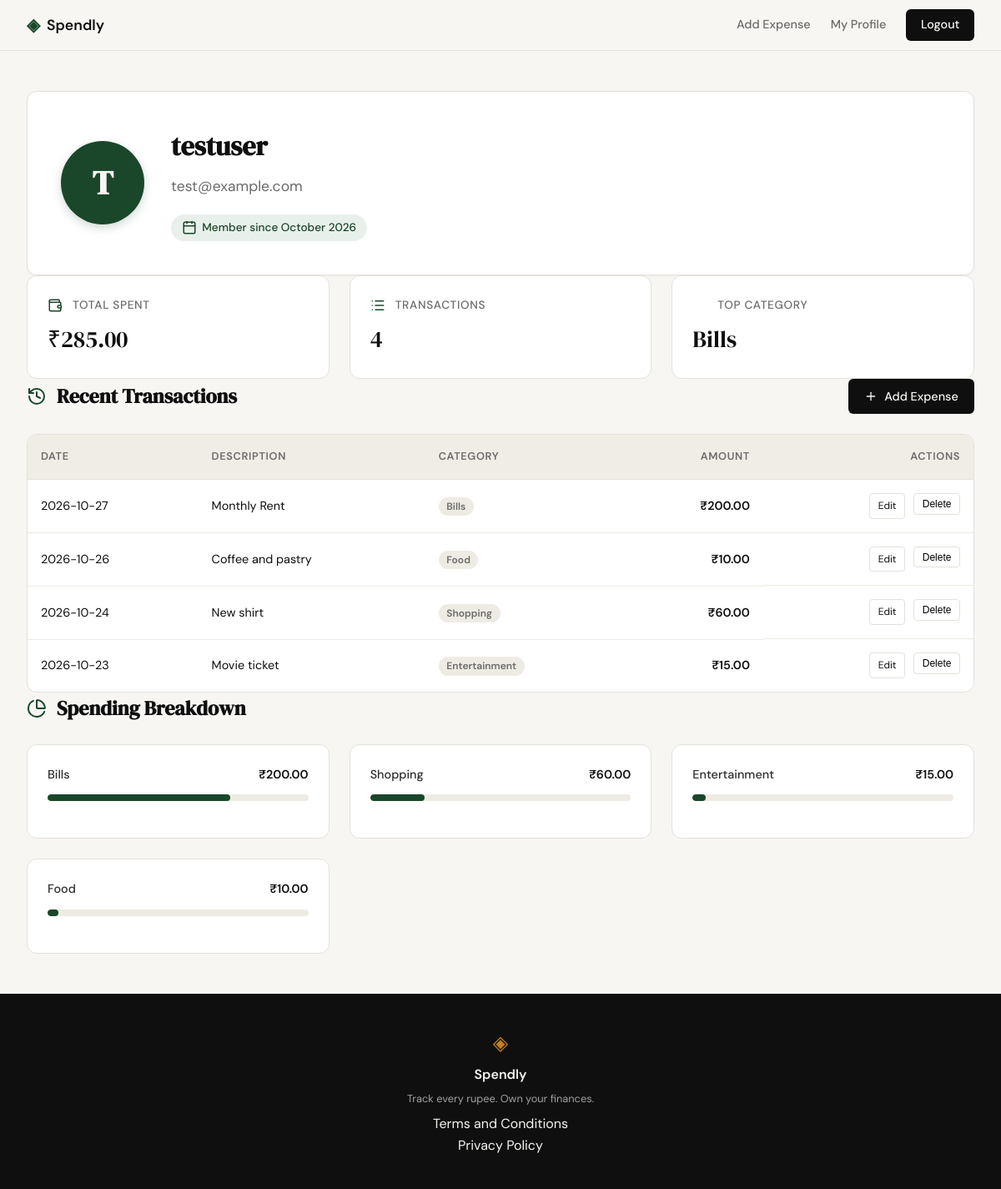
Screenshot of /profile (signed in) with the database file from the repository.
### tables this page shows
CREATE TABLE users (
                id INTEGER PRIMARY KEY AUTOINCREMENT,
                username TEXT UNIQUE NOT NULL,
                password TEXT NOT NULL,
                email TEXT UNIQUE NOT NULL,
                created_at TEXT DEFAULT (datetime('now'))
            );

CREATE TABLE expenses (
                id INTEGER PRIMARY KEY AUTOINCREMENT,
                user_id INTEGER NOT NULL,
                amount REAL NOT NULL,
                category TEXT NOT NULL,
                description TEXT,
                date TEXT NOT NULL,
                created_at TEXT DEFAULT (datetime('now')),
                FOREIGN KEY (user_id) REFERENCES users (id) ON DELETE CASCADE
            );

### app.py (the view)
@app.route("/profile")
@login_required
def profile():
    user_id = session.get('user_id')
    date_from = request.args.get('date_from')
    date_to = request.args.get('date_to')
    preset = request.args.get('preset')
    today = datetime.now()
    if preset == 'this_month':
        date_to = today.strftime('%Y-%m-%d')
        date_from = today.replace(day=1).strftime('%Y-%m-%d')
    elif preset == 'last_3':
        date_to = today.strftime('%Y-%m-%d')
        date_from = (today - timedelta(days=90)).strftime('%Y-%m-%d')
    elif preset == 'last_6':
        date_to = today.strftime('%Y-%m-%d')
        date_from = (today - timedelta(days=180)).strftime('%Y-%m-%d')
    elif preset == 'all':
        date_from = date_to = None
    valid_from = None
    valid_to = None
    try:
        if date_from:
            datetime.strptime(date_from, '%Y-%m-%d')
            valid_from = date_from
        if date_to:
            datetime.strptime(date_to, '%Y-%m-%d')
            valid_to = date_to
    except ValueError:
        valid_from = valid_to = None
    if valid_from and valid_to and valid_from > valid_to:
        flash("Start date must be before end date.", "error")
        valid_from = valid_to = None
    user = get_user_by_id(user_id)
    stats = get_summary_stats(user_id, valid_from, valid_to)
    transactions = get_recent_transactions(user_id, date_from=valid_from, date_to=valid_to)
    categories = get_category_breakdown(user_id, valid_from, valid_to)
    return render_template(
        "profile.html",
        user=user,
        stats=stats,
        transactions=transactions,
        categories=categories,
        date_from=valid_from,
        date_to=valid_to,
        active_preset=preset
    )

### app.py (called while the page is built)
def login_required(f):
    @wraps(f)
    def decorated_function(*args, **kwargs):
        if 'user_id' not in session:
            flash("Please log in to access this page.", "error")
            return redirect(url_for('login'))
        return f(*args, **kwargs)
    return decorated_function

### database/db.py (called while the page is built)
def get_db():
    conn = sqlite3.connect(DATABASE, factory=_ClosingConnection)
    conn.row_factory = sqlite3.Row
    conn.execute("PRAGMA foreign_keys = ON;")
    return conn

    def __exit__(self, exc_type, exc_value, traceback):
        try:
            return super().__exit__(exc_type, exc_value, traceback)
        finally:
            self.close()

### database/queries.py (called while the page is built)
def get_user_by_id(user_id):
    with get_db() as conn:
        user = conn.execute(
            "SELECT username, email, created_at FROM users WHERE id = ?",
            (user_id,)
        ).fetchone()
        if not user:
            return None
        try:
            dt = datetime.strptime(user['created_at'], '%Y-%m-%d %H:%M:%S')
            member_since = dt.strftime('%B %Y')
        except (ValueError, TypeError):
            member_since = "Unknown"
        return {
            "name": user['username'],
            "email": user['email'],
            "member_since": member_since
        }

def get_recent_transactions(user_id, limit=10, date_from=None, date_to=None):
    with get_db() as conn:
        query = "SELECT id, date, description, category, amount FROM expenses WHERE user_id = ?"
        params = [user_id]
        if date_from and date_to:
            query += " AND date BETWEEN ? AND ?"
            params.extend([date_from, date_to])
        query += " ORDER BY date DESC, created_at DESC LIMIT ?"
        params.append(limit)
        rows = conn.execute(query, params).fetchall()
        return [
            {
                "id": row['id'],
                "date": row['date'],
                "description": row['description'],
                "category": row['category'],
                "amount": f"{row['amount']:,.2f}"
            }
            for row in rows
        ]

### templates/profile.html (shortened to what this page needs)
{% extends "base.html" %}
{% block head %}
<link rel="stylesheet" href="{{ url_for('static', filename='css/profile.css') }}">
{% endblock %}
{% block content %}
<section class="profile-section">
    <div class="profile-container">
        <div class="profile-header">
            <div class="profile-avatar">
                {{ user.name[0] | upper }}
            </div>
            <div class="profile-info">
                <h1 class="profile-name">{{ user.name }}</h1>
                <p class="profile-email">{{ user.email }}</p>
                <span class="profile-badge">
                    <i data-lucide="calendar" class="stat-icon"></i>
                    Member since {{ user.member_since }}
                </span>
            </div>
        </div>
        <div class="stats-grid">
            <div class="stat-card">
                <div class="stat-header">
                    <i data-lucide="wallet" class="stat-icon"></i>
                    Total Spent
                </div>
                <span class="stat-value">₹{{ stats.total_spent }}</span>
            </div>
            <div class="stat-card">
                <div class="stat-header">
                    <i data-lucide="list" class="stat-icon"></i>
                    Transactions
                </div>
                <span class="stat-value">{{ stats.transaction_count }}</span>
            </div>
            <div class="stat-card">
                <div class="stat-header">
                    <i data-lucide, "tag" class="stat-icon"></i>
                    Top Category
                </div>
                <span class="stat-value">{{ stats.top_category }}</span>
            </div>
        </div>
        <div class="data-section">
            <div class="section-header">
                <h2 class="section-title">
                    <i data-lucide="history" class="section-icon"></i>
                    Recent Transactions
                </h2>
                <a href="{{ url_for('add_expense') }}" class="btn-add">
                    <i data-lucide="plus" style="width: 16px; height: 16px;"></i>
                    Add Expense
                </a>
            </div>
            <div class="tx-table-container">
                <table class="tx-table">
                    <thead>
                        <tr>
                            <th>Date</th>
                            <th>Description</th>
                            <th>Category</th>
                            <th style="text-align: right;">Amount</th>
                            <th style="text-align: right;">Actions</th>
                        </tr>
                    </thead>
                    <tbody>
                        {% for tx in transactions %}
                        <tr>
                            <td>{{ tx.date }}</td>
                            <td>{{ tx.description }}</td>
                            <td><span class="tx-cat-badge">{{ tx.category }}</span></td>
                            <td class="tx-amount">₹{{ tx.amount }}</td>
                            <td class="action-cell">
                                <a href="{{ url_for('edit_expense', id=tx.id) }}" class="btn-action btn-action-edit">Edit</a>
                                <form method="POST" action="{{ url_for('delete_expense', id=tx.id) }}"
                                      style="display:inline" onsubmit="return confirm('Delete this expense?')">
                                    <button type="submit" class="btn-action btn-action-delete">Delete</button>
                                </form>
                            </td>
                        </tr>
                        {% endfor %}
                    </tbody>
                </table>
            </div>
        </div>
        <div class="data-section">
            <div class="section-header">
                <h2 class="section-title">
                    <i data-lucide="pie-chart" class="section-icon"></i>
                    Spending Breakdown
                </h2>
            </div>
            <div class="breakdown-grid">
                {% for cat in categories %}
                <div class="breakdown-card">
                    <div class="breakdown-row">
                        <div class="breakdown-info">
                            <span class="breakdown-label">{{ cat.name }}</span>
                            <span class="breakdown-value">₹{{ cat.amount }}</span>
                        </div>
                        <div class="progress-track">
                            <div class="progress-fill" style="width: {{ cat.percentage }}%;"></div>
                        </div>
                    </div>
                </div>
                {% endfor %}
            </div>
        </div>
    </div>
</section>
{% endblock %}

### static/css/style.css (style rules this page uses)
:root { --ink: #0f0f0f; --ink-soft: #2d2d2d; --ink-muted: #6b6b6b; --ink-faint: #a0a0a0; --paper: #f7f6f3; --paper-warm: #f0ede6; --paper-card: #ffffff; --accent: #1a472a; --accent-light: #e8f0eb; --accent-2: #c17f24; --accent-2-light: #fdf3e3; --danger: #c0392b; --danger-light: #fdecea; --border: #e4e1da; --border-soft: #eeebe4; --font-display: 'DM Serif Display', Georgia, serif; --font-body: 'DM Sans', system-ui, sans-serif; --max-width: 1200px; --auth-width: 440px; --radius-sm: 6px; --radius-md: 12px; --radius-lg: 20px; }
*, *::before, *::after { box-sizing: border-box; margin: 0; padding: 0; }
html { font-size: 16px; scroll-behavior: smooth; }
body { background: var(--paper); color: var(--ink); font-family: var(--font-body); font-size: 1rem; line-height: 1.6; -webkit-font-smoothing: antialiased; }
a { color: inherit; text-decoration: none; }

### rows the page displays
users: username "T", name "testuser", email "test@example.com"
expenses: top_category "Bills", date "2026-10-27", description "Monthly Rent", category "Bills", amount "200.00", name "Bills", {{ cat.percentage }} 70 (drawn)
expenses: date "2026-10-26", description "Coffee and pastry", category "Food", amount "10.00", name "Food", {{ cat.percentage }} 4 (drawn)
expenses: date "2026-10-24", description "New shirt", category "Shopping", amount "60.00", name "Shopping", {{ cat.percentage }} 21 (drawn)
expenses: date "2026-10-23", description "Movie ticket", category "Entertainment", amount "15.00", name "Entertainment", {{ cat.percentage }} 5 (drawn)

### other values shown
{{ user.member_since }} "October 2026"
{{ stats.total_spent }} "285.00"
{{ stats.transaction_count }} "4"
